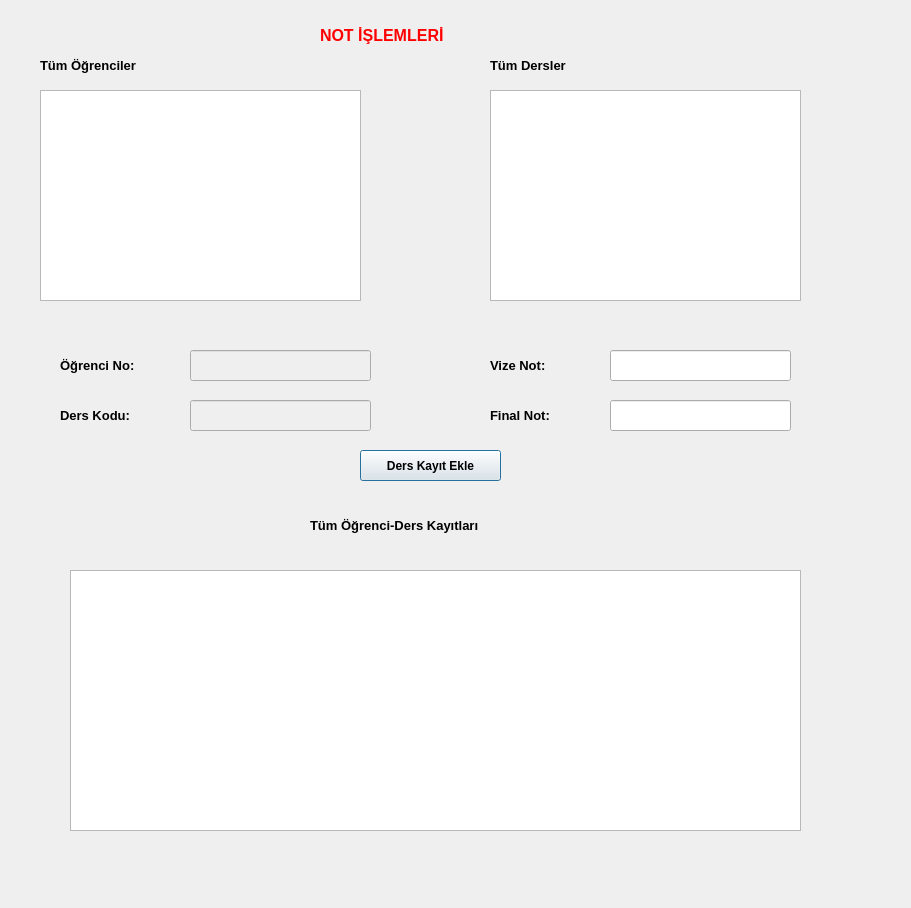
<?xml version="1.0" encoding="UTF-8"?>
<ui version="4.0">
 <class>Not</class>
 <widget class="QDialog" name="Not">
  <property name="geometry">
   <rect>
    <x>0</x>
    <y>0</y>
    <width>911</width>
    <height>908</height>
   </rect>
  </property>
  <property name="windowTitle">
   <string>Dialog</string>
  </property>
  <widget class="QLabel" name="label">
   <property name="geometry">
    <rect>
     <x>320</x>
     <y>10</y>
     <width>181</width>
     <height>51</height>
    </rect>
   </property>
   <property name="palette">
    <palette>
     <active>
      <colorrole role="WindowText">
       <brush brushstyle="SolidPattern">
        <color alpha="255">
         <red>255</red>
         <green>0</green>
         <blue>0</blue>
        </color>
       </brush>
      </colorrole>
     </active>
     <inactive>
      <colorrole role="WindowText">
       <brush brushstyle="SolidPattern">
        <color alpha="255">
         <red>255</red>
         <green>0</green>
         <blue>0</blue>
        </color>
       </brush>
      </colorrole>
     </inactive>
     <disabled>
      <colorrole role="WindowText">
       <brush brushstyle="SolidPattern">
        <color alpha="255">
         <red>120</red>
         <green>120</green>
         <blue>120</blue>
        </color>
       </brush>
      </colorrole>
     </disabled>
    </palette>
   </property>
   <property name="font">
    <font>
     <pointsize>12</pointsize>
     <weight>75</weight>
     <bold>true</bold>
    </font>
   </property>
   <property name="text">
    <string>NOT İŞLEMLERİ</string>
   </property>
  </widget>
  <widget class="QTableView" name="tbvwNotTumOgr">
   <property name="geometry">
    <rect>
     <x>40</x>
     <y>90</y>
     <width>321</width>
     <height>211</height>
    </rect>
   </property>
  </widget>
  <widget class="QTableView" name="tbvwNotTumDers">
   <property name="geometry">
    <rect>
     <x>490</x>
     <y>90</y>
     <width>311</width>
     <height>211</height>
    </rect>
   </property>
  </widget>
  <widget class="QTableView" name="tbvwTumDersOgr">
   <property name="geometry">
    <rect>
     <x>70</x>
     <y>570</y>
     <width>731</width>
     <height>261</height>
    </rect>
   </property>
  </widget>
  <widget class="QLabel" name="label_2">
   <property name="geometry">
    <rect>
     <x>40</x>
     <y>50</y>
     <width>211</width>
     <height>31</height>
    </rect>
   </property>
   <property name="font">
    <font>
     <pointsize>10</pointsize>
     <weight>75</weight>
     <bold>true</bold>
    </font>
   </property>
   <property name="text">
    <string>Tüm Öğrenciler</string>
   </property>
  </widget>
  <widget class="QLabel" name="label_3">
   <property name="geometry">
    <rect>
     <x>490</x>
     <y>50</y>
     <width>211</width>
     <height>31</height>
    </rect>
   </property>
   <property name="font">
    <font>
     <pointsize>10</pointsize>
     <weight>75</weight>
     <bold>true</bold>
    </font>
   </property>
   <property name="text">
    <string>Tüm Dersler</string>
   </property>
  </widget>
  <widget class="QLabel" name="label_4">
   <property name="geometry">
    <rect>
     <x>310</x>
     <y>510</y>
     <width>271</width>
     <height>31</height>
    </rect>
   </property>
   <property name="font">
    <font>
     <pointsize>10</pointsize>
     <weight>75</weight>
     <bold>true</bold>
    </font>
   </property>
   <property name="text">
    <string>Tüm Öğrenci-Ders Kayıtları</string>
   </property>
  </widget>
  <widget class="QLabel" name="label_5">
   <property name="geometry">
    <rect>
     <x>60</x>
     <y>350</y>
     <width>131</width>
     <height>31</height>
    </rect>
   </property>
   <property name="font">
    <font>
     <pointsize>10</pointsize>
     <weight>75</weight>
     <bold>true</bold>
    </font>
   </property>
   <property name="text">
    <string>Öğrenci No:</string>
   </property>
  </widget>
  <widget class="QLabel" name="label_6">
   <property name="geometry">
    <rect>
     <x>60</x>
     <y>400</y>
     <width>111</width>
     <height>31</height>
    </rect>
   </property>
   <property name="font">
    <font>
     <pointsize>10</pointsize>
     <weight>75</weight>
     <bold>true</bold>
    </font>
   </property>
   <property name="text">
    <string>Ders Kodu:</string>
   </property>
  </widget>
  <widget class="QLabel" name="label_7">
   <property name="geometry">
    <rect>
     <x>490</x>
     <y>350</y>
     <width>81</width>
     <height>31</height>
    </rect>
   </property>
   <property name="font">
    <font>
     <pointsize>10</pointsize>
     <weight>75</weight>
     <bold>true</bold>
    </font>
   </property>
   <property name="text">
    <string>Vize Not:</string>
   </property>
  </widget>
  <widget class="QLabel" name="label_8">
   <property name="geometry">
    <rect>
     <x>490</x>
     <y>400</y>
     <width>91</width>
     <height>31</height>
    </rect>
   </property>
   <property name="font">
    <font>
     <pointsize>10</pointsize>
     <weight>75</weight>
     <bold>true</bold>
    </font>
   </property>
   <property name="text">
    <string>Final Not:</string>
   </property>
  </widget>
  <widget class="QLineEdit" name="lnNotOgrNo">
   <property name="enabled">
    <bool>false</bool>
   </property>
   <property name="geometry">
    <rect>
     <x>190</x>
     <y>350</y>
     <width>181</width>
     <height>31</height>
    </rect>
   </property>
  </widget>
  <widget class="QLineEdit" name="lnNotDersKod">
   <property name="enabled">
    <bool>false</bool>
   </property>
   <property name="geometry">
    <rect>
     <x>190</x>
     <y>400</y>
     <width>181</width>
     <height>31</height>
    </rect>
   </property>
  </widget>
  <widget class="QLineEdit" name="lnNotVizeNot">
   <property name="geometry">
    <rect>
     <x>610</x>
     <y>350</y>
     <width>181</width>
     <height>31</height>
    </rect>
   </property>
  </widget>
  <widget class="QLineEdit" name="lnNotFinalNot">
   <property name="geometry">
    <rect>
     <x>610</x>
     <y>400</y>
     <width>181</width>
     <height>31</height>
    </rect>
   </property>
  </widget>
  <widget class="QPushButton" name="btnDersKayitEkle">
   <property name="geometry">
    <rect>
     <x>360</x>
     <y>450</y>
     <width>141</width>
     <height>31</height>
    </rect>
   </property>
   <property name="font">
    <font>
     <pointsize>9</pointsize>
     <weight>75</weight>
     <bold>true</bold>
    </font>
   </property>
   <property name="text">
    <string>Ders Kayıt Ekle</string>
   </property>
  </widget>
 </widget>
 <resources/>
 <connections/>
</ui>
